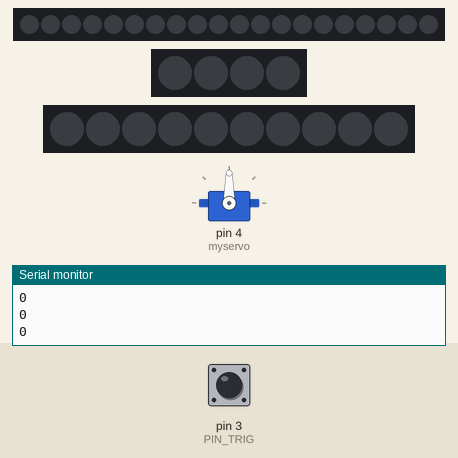
The sketch below on a simulated Arduino Uno, built with avr-gcc and run on an emulated ATmega328P. On the bench: servo, 20 RGB LEDs in strip order, left to right, 4 RGB LEDs in strip order, left to right, 10 RGB LEDs in strip order, left to right, the last lines printed to the serial monitor. The test bench sets the inputs (shaded band); at power-on: pin 3 (PIN_TRIG) HIGH. Random numbers use the default seed unless the sketch sets one; no radio packets arrive unless stated.

Above: at 1.2 s.
1.3 s: pin 3 (PIN_TRIG) pulled LOW for 0.15 s
At 12.2 s:
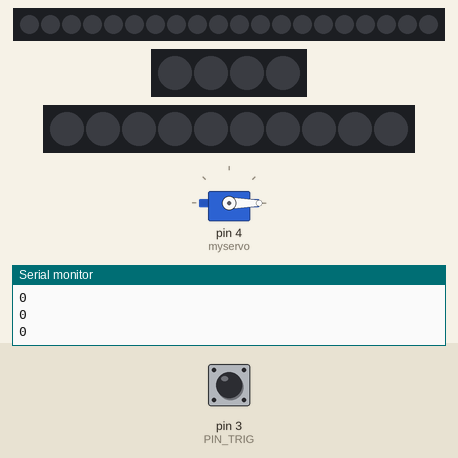
12.9 s: pin 3 (PIN_TRIG) pulled LOW for 1 s
At 14.0 s:
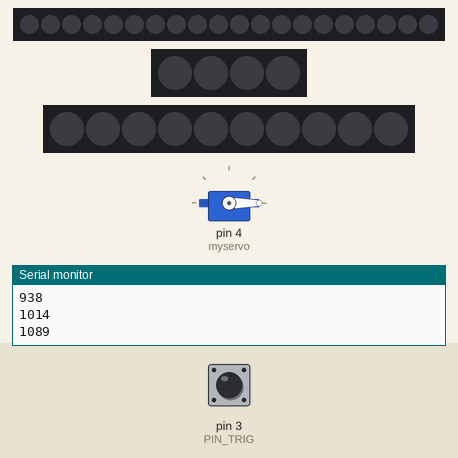
Timing chart, 0 to 22.9 s (numbered marks = the images above; inputs shaded):
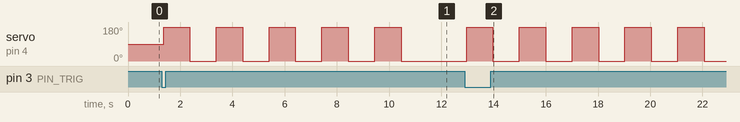

Measured:
- after the input at 1.3 s, servo on pin 4 (myservo): alternates 179° for 1.0 s and 0° for 1.0 s, 10 changes in all, then stays 0°, starting after 0.07 s
- after the input at 12.9 s, servo on pin 4 (myservo): alternates 179° for 1.0 s and 0° for 1.0 s, starting after 0.07 s

The sketch:

ksugraf.ino
```cpp
/* В данном скетче с передающей части (ТХ) отправляется значение переменной counter,
   переменная эта с каждым шагом увеличивается на единицу. Приёмник (RX) принимает
   сигнал, и отправляет обратно то, что получил, используя функцию radio.writeAckPayload
   То есть наш приёмник на одно мгновение становится передатчиком! Если наш передатчик (TX)
   принимает ответный сигнал, он выдаёт то, что принял, и пишет посчитанное вермя между
   отправкой и приёмом сигнала в микросекундах. Данный скетч можно использовать для теста
   модулей на качество связи, а также для понимания работы функции radio.writeAckPayload
   by AlexGyver 2016
*/

#define PIN_BOT 7
#define NUM_BOT 10

//-------Настройки сервопривода-------------------
#define SERVO_PIN 4
#define MIN_POS 15 // Минимальная позиция сервопривода
#define MAX_POS 175 // Максимальная позиция сервопривода
#define servospeed 1000

//------Настройки ленты------------------
#define NUM_LEDS_PLAMY 20
#define PIN_PLAMY 6
#define BRIGHTNESS_PLAMY 255
#define MIN_BRIGHT 250
#define MAX_BRIGHT 255
#define HUE_MIN 0
#define HUE_MAX 20
#define HUE_NULL 0

#include <Servo.h>

Servo myservo;
unsigned long TimeServo;
byte peredacha[3];

int flag_servo = 0;
#define sped 300


#include <SPI.h>
#include "nRF24L01.h"
#include "RF24.h"

// пример с "бегущей радугой" для библиотеки FastLED
#define NUM_LEDS 5

#include "FastLED.h"
#define PIN 2
#define PIN_TRIG 3
#define ON_ALL 10000
#define BRIGHTNESS 255
#define RAINBOW_SPEED 300  // скорость движения радуг
#define STEP_RAINBOW 400// Чем больше ставишь, тем меньше шаг радуги
CRGB leds[NUM_LEDS];
CRGB plamy[NUM_LEDS_PLAMY];
CRGB bot[NUM_BOT];
byte counter;
int Bright;
byte Red;

RF24 radio(9, 10); // "создать" модуль на пинах 9 и 10 Для Уно
byte margo;
byte address[][6] = {"1Node", "2Node", "3Node", "4Node", "5Node", "6Node"}; //возможные номера труб
long RandNum;
boolean butt_flag = 0;
boolean butt;
boolean led_flag = 0;
boolean Status;
unsigned long last_press;
boolean flag = 0;
boolean LedFlag = 0;
unsigned long LastBlink;
unsigned long LastOn;

int pos;

byte pipeNo;

void setup() {
  FastLED.addLeds<WS2811, 6, GRB>(plamy, 20).setCorrection( TypicalLEDStrip );
  FastLED.addLeds<WS2811, 2, GRB>(leds, 4).setCorrection( TypicalLEDStrip );
  FastLED.addLeds<WS2811, PIN_BOT, GRB>(bot, NUM_BOT).setCorrection( TypicalLEDStrip );
  FastLED.setBrightness(255);
  pinMode(2, OUTPUT);
  pinMode(6, OUTPUT);
  pinMode(PIN_BOT, OUTPUT);
  radio.begin(); //активировать модуль
  radio.setAutoAck(1);         //режим подтверждения приёма, 1 вкл 0 выкл
  radio.setRetries(5, 150);    //(время между попыткой достучаться, число попыток)
  radio.enableAckPayload();    //разрешить отсылку данных в ответ на входящий сигнал
  radio.setPayloadSize(32);     //размер пакета, в байтах

  radio.openWritingPipe(address[0]);   //мы - труба 0, открываем канал для передачи данных
  radio.setChannel(0x71);  //выбираем канал (в котором нет шумов!)

  radio.setPALevel (RF24_PA_MAX); //уровень мощности передатчика. На выбор RF24_PA_MIN, RF24_PA_LOW, RF24_PA_HIGH, RF24_PA_MAX
  radio.setDataRate (RF24_1MBPS); //скорость обмена. На выбор RF24_2MBPS, RF24_1MBPS, RF24_250KBPS
  //должна быть одинакова на приёмнике и передатчике!
  //при самой низкой скорости имеем самую высокую чувствительность и дальность!!
  // ВНИМАНИЕ!!! enableAckPayload НЕ РАБОТАЕТ НА СКОРОСТИ 250 kbps!

  radio.powerUp(); //начать работу
  radio.stopListening();  //не слушаем радиоэфир, мы передатчик
  pinMode(PIN_TRIG, INPUT_PULLUP);
  Serial.begin(9600);
  myservo.attach(4);
}

void loop()
{
  //mig(1);
  start();
  //botinok(1);
}

void mig(int mode) {
  if (mode == 1)
  {
    if (millis() - LastBlink > sped && LedFlag == 1)
    {
      for (int i = 0; i < NUM_LEDS; i++ ) {
        leds[i] = CHSV(0 , 0, 255);
        FastLED.show();
      }
      LastBlink = millis();
      LedFlag = 0;
    }
    if (millis() - LastBlink > sped  && LedFlag == 0)
    {
      for (int i = 0; i < NUM_LEDS; i++ ) {
        leds[i] = CHSV(0 , 0, 0);
        FastLED.show();
      }
      LastBlink = millis();
      LedFlag = 1;
    }
  }
  else if (mode == 0)
  {
    for (int i = 0; i < NUM_LEDS; i++ ) {
      leds[i] = CHSV(0 , 0, 0);
      FastLED.show();
    }
  }


}

void servo(int mode) {
  if (mode == 1)
  {

    if (millis() >= 1000 + TimeServo && flag_servo == 1)
    {
      myservo.write(0);
      TimeServo = millis();
      flag_servo = 0;
      //Serial.println("Servo 0");
    }

    if (millis() >= 1000 + TimeServo && flag_servo == 0)
    {
      flag_servo = 1;
      myservo.write(179);
      TimeServo = millis();
      //Serial.println("Servo 180");
    }
  }
  else if (mode == 0)
  {
    pos = myservo.read();
    myservo.write(pos);
  }
}

void plamyOn(int mode)
{
  if (mode == 1)
  {

    for (int i = 0; i < NUM_LEDS_PLAMY; i++)
    {
      Red = random(0, 20);
      Red = 0 + Red;
      // Serial.println(Red);
      Bright = random(200, 255);
      plamy[i] = CHSV(Red, 255, Bright);
      FastLED.show();
    }

  }
  else if (mode == 0)
  {
    for (int i = 0; i < NUM_LEDS_PLAMY; i++)
    {
      plamy[i] = CHSV(0, 0, 0);
      FastLED.show();
    }

  }
}


void start()
{
  butt = !digitalRead(3); // считать текущее положение кнопки
  if (butt == 0)
  {
    flag = 1;
  //  radio.write(&peredacha, sizeof(peredacha));
  }
  Serial.println(butt);

  if (butt == 1 && flag == 1)
  {
    peredacha[0] = 1;
    Serial.println("On");
    LastOn = millis();
    while (millis() - LastOn < ON_ALL)
    {
      plamyOn(1);
      mig(1);
      servo(1);
      botinok(1);
      Serial.println(millis() - LastOn);
    }
    Serial.println("Off");
    plamyOn(0);
    mig(0);
    servo(0);
    botinok(0);
    delay(100);
    radio.write(&peredacha, sizeof(peredacha));
    /* while (margo == 0)
      {
        radio.write(&peredacha, 1);
        if (radio.available(&pipeNo)) radio.read(&margo, 1);
        mig(1);
        Serial.println(peredacha);
      }
    */
    peredacha[0] = 0;
    flag = 0;
  }
}

void botinok(int mode)
{
  if (mode == 1)
  {
    for (int i = 0; i < NUM_BOT; i++)
    {
      bot[i] = CHSV(0, 255, 255);
      FastLED.show();
    }
  }
  if (mode == 0)
  {
    for (int i = 0; i < NUM_BOT; i++)
    {
      bot[i] = CHSV(0, 0, 0);
      FastLED.show();
    }
  }
}
```
